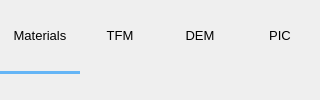
    <widget class="QFrame" name="top_frame">
     <property name="styleSheet">
      <string notr="true">QPushButton:hover {
    color:#64B5F6;;
	font: 75 10pt &quot;MS Shell Dlg 2&quot;;
    background-color: transparent;
}

QPushButton:pressed {
    color: #64B5F6;
    background-color: transparent;
	font: 75 10pt &quot;MS Shell Dlg 2&quot;;
}

QPushButton:checked {
    color:#64B5F6;
	font: 75 10pt &quot;MS Shell Dlg 2&quot;;
    background-color: transparent;
}

</string>
     </property>
     <property name="frameShape">
      <enum>QFrame::NoFrame</enum>
     </property>
     <property name="frameShadow">
      <enum>QFrame::Plain</enum>
     </property>
     <layout class="QGridLayout" name="gridlayout_solid_tab_btns">
      <property name="leftMargin">
       <number>0</number>
      </property>
      <property name="topMargin">
       <number>0</number>
      </property>
      <property name="rightMargin">
       <number>0</number>
      </property>
      <property name="bottomMargin">
       <number>0</number>
      </property>
      <property name="spacing">
       <number>0</number>
      </property>
      <item row="0" column="1">
       <widget class="QPushButton" name="pushbutton_solids_tfm">
        <property name="font">
         <font>
          <pointsize>10</pointsize>
         </font>
        </property>
        <property name="text">
         <string>TFM</string>
        </property>
        <property name="flat">
         <bool>true</bool>
        </property>
       </widget>
      </item>
      <item row="0" column="3">
       <widget class="QPushButton" name="pushbutton_solids_pic">
        <property name="font">
         <font>
          <pointsize>10</pointsize>
         </font>
        </property>
        <property name="text">
         <string>PIC</string>
        </property>
        <property name="flat">
         <bool>true</bool>
        </property>
       </widget>
      </item>
      <item row="0" column="0">
       <widget class="QPushButton" name="pushbutton_solids_materials">
        <property name="font">
         <font>
          <pointsize>10</pointsize>
         </font>
        </property>
        <property name="text">
         <string>Materials</string>
        </property>
        <property name="flat">
         <bool>true</bool>
        </property>
       </widget>
      </item>
      <item row="0" column="2">
       <widget class="QPushButton" name="pushbutton_solids_dem">
        <property name="font">
         <font>
          <pointsize>10</pointsize>
         </font>
        </property>
        <property name="text">
         <string>DEM</string>
        </property>
        <property name="flat">
         <bool>true</bool>
        </property>
       </widget>
      </item>
      <item row="1" column="0">
       <widget class="Line" name="line_solids">
        <property name="styleSheet">
         <string notr="true">QWidget{
	background-color: #64B5F6;
	border-color: #64B5F6;
}</string>
        </property>
        <property name="frameShadow">
         <enum>QFrame::Raised</enum>
        </property>
        <property name="lineWidth">
         <number>0</number>
        </property>
        <property name="orientation">
         <enum>Qt::Horizontal</enum>
        </property>
       </widget>
      </item>
     </layout>
    </widget>
